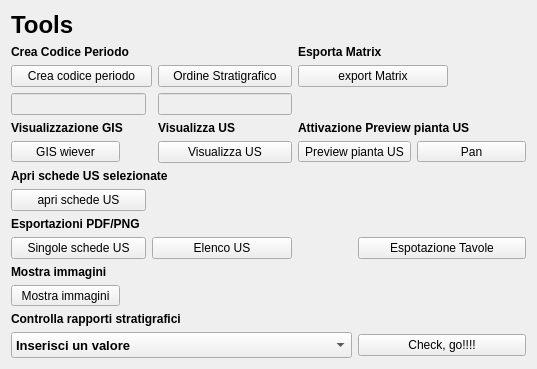
       <widget class="QWidget" name="tab_4">
        <attribute name="title">
         <string>Tools</string>
        </attribute>
        <layout class="QGridLayout" name="gridLayout_8">
         <item row="0" column="0">
          <widget class="QLabel" name="label_36">
           <property name="font">
            <font>
             <pointsize>18</pointsize>
             <weight>75</weight>
             <bold>true</bold>
            </font>
           </property>
           <property name="text">
            <string>Tools</string>
           </property>
          </widget>
         </item>
         <item row="1" column="0">
          <widget class="QLabel" name="label_47">
           <property name="font">
            <font>
             <weight>75</weight>
             <bold>true</bold>
            </font>
           </property>
           <property name="text">
            <string>Crea Codice Periodo</string>
           </property>
          </widget>
         </item>
         <item row="1" column="3" colspan="2">
          <widget class="QLabel" name="label_45">
           <property name="font">
            <font>
             <weight>75</weight>
             <bold>true</bold>
            </font>
           </property>
           <property name="text">
            <string>Esporta Matrix</string>
           </property>
          </widget>
         </item>
         <item row="2" column="0" colspan="2">
          <widget class="QPushButton" name="pushButton_crea_codice_periodo">
           <property name="maximumSize">
            <size>
             <width>150</width>
             <height>16777215</height>
            </size>
           </property>
           <property name="font">
            <font>
             <pointsize>9</pointsize>
            </font>
           </property>
           <property name="toolTip">
            <string>Show Selcted Features</string>
           </property>
           <property name="text">
            <string>Crea codice periodo</string>
           </property>
           <property name="icon">
            <iconset>
             <normaloff>:/images/sheet.png</normaloff>:/images/sheet.png</iconset>
           </property>
          </widget>
         </item>
         <item row="2" column="2">
          <widget class="QPushButton" name="pushButton_orderLayers">
           <property name="font">
            <font>
             <pointsize>9</pointsize>
            </font>
           </property>
           <property name="text">
            <string>Ordine Stratigrafico</string>
           </property>
          </widget>
         </item>
         <item row="2" column="3" colspan="3">
          <widget class="QPushButton" name="pushButton_export_matrix">
           <property name="maximumSize">
            <size>
             <width>150</width>
             <height>16777215</height>
            </size>
           </property>
           <property name="font">
            <font>
             <pointsize>9</pointsize>
            </font>
           </property>
           <property name="toolTip">
            <string>Export PDF</string>
           </property>
           <property name="text">
            <string>export Matrix</string>
           </property>
           <property name="icon">
            <iconset>
             <normaloff>:/images/sheet.png</normaloff>:/images/sheet.png</iconset>
           </property>
          </widget>
         </item>
         <item row="3" column="0">
          <widget class="QLineEdit" name="lineEdit_codice_periodo">
           <property name="enabled">
            <bool>false</bool>
           </property>
          </widget>
         </item>
         <item row="3" column="2">
          <widget class="QLineEdit" name="lineEditOrderLayer">
           <property name="enabled">
            <bool>false</bool>
           </property>
          </widget>
         </item>
         <item row="4" column="0">
          <widget class="QLabel" name="label_38">
           <property name="font">
            <font>
             <weight>75</weight>
             <bold>true</bold>
            </font>
           </property>
           <property name="text">
            <string>Visualizzazione GIS</string>
           </property>
          </widget>
         </item>
         <item row="4" column="2">
          <widget class="QLabel" name="label_46">
           <property name="font">
            <font>
             <weight>75</weight>
             <bold>true</bold>
            </font>
           </property>
           <property name="text">
            <string>Visualizza US</string>
           </property>
          </widget>
         </item>
         <item row="4" column="3" colspan="3">
          <widget class="QLabel" name="label_39">
           <property name="font">
            <font>
             <weight>75</weight>
             <bold>true</bold>
            </font>
           </property>
           <property name="text">
            <string>Attivazione Preview pianta US</string>
           </property>
          </widget>
         </item>
         <item row="5" column="0">
          <widget class="QToolButton" name="toolButtonGis">
           <property name="minimumSize">
            <size>
             <width>109</width>
             <height>0</height>
            </size>
           </property>
           <property name="toolTip">
            <string/>
           </property>
           <property name="text">
            <string>GIS wiever</string>
           </property>
           <property name="icon">
            <iconset>
             <normaloff>:/images/GIS.png</normaloff>:/images/GIS.png</iconset>
           </property>
           <property name="shortcut">
            <string>Ctrl+G</string>
           </property>
           <property name="checkable">
            <bool>true</bool>
           </property>
           <property name="checked">
            <bool>false</bool>
           </property>
           <property name="toolButtonStyle">
            <enum>Qt::ToolButtonTextOnly</enum>
           </property>
           <property name="arrowType">
            <enum>Qt::NoArrow</enum>
           </property>
          </widget>
         </item>
         <item row="5" column="2">
          <widget class="QPushButton" name="pushButton_showLayer">
           <property name="font">
            <font>
             <pointsize>9</pointsize>
            </font>
           </property>
           <property name="toolTip">
            <string>Show Selcted Features</string>
           </property>
           <property name="text">
            <string>Visualizza US</string>
           </property>
           <property name="icon">
            <iconset>
             <normaloff>:/images/sheet.png</normaloff>:/images/sheet.png</iconset>
           </property>
          </widget>
         </item>
         <item row="5" column="3" colspan="2">
          <widget class="QToolButton" name="toolButtonPreview">
           <property name="toolTip">
            <string/>
           </property>
           <property name="text">
            <string>Preview pianta US</string>
           </property>
           <property name="icon">
            <iconset>
             <normaloff>:/images/GIS.png</normaloff>:/images/GIS.png</iconset>
           </property>
           <property name="shortcut">
            <string>Ctrl+G</string>
           </property>
           <property name="checkable">
            <bool>true</bool>
           </property>
           <property name="checked">
            <bool>false</bool>
           </property>
           <property name="toolButtonStyle">
            <enum>Qt::ToolButtonTextOnly</enum>
           </property>
           <property name="arrowType">
            <enum>Qt::NoArrow</enum>
           </property>
          </widget>
         </item>
         <item row="5" column="5">
          <widget class="QToolButton" name="toolButtonPan">
           <property name="minimumSize">
            <size>
             <width>109</width>
             <height>0</height>
            </size>
           </property>
           <property name="toolTip">
            <string>Pan tool</string>
           </property>
           <property name="text">
            <string>Pan</string>
           </property>
           <property name="icon">
            <iconset>
             <normaloff>:/images/mActionPan.png</normaloff>:/images/mActionPan.png</iconset>
           </property>
           <property name="shortcut">
            <string>Ctrl+G</string>
           </property>
           <property name="checkable">
            <bool>true</bool>
           </property>
           <property name="checked">
            <bool>false</bool>
           </property>
           <property name="toolButtonStyle">
            <enum>Qt::ToolButtonTextOnly</enum>
           </property>
           <property name="arrowType">
            <enum>Qt::NoArrow</enum>
           </property>
          </widget>
         </item>
         <item row="6" column="0" colspan="3">
          <widget class="QLabel" name="label_40">
           <property name="font">
            <font>
             <weight>75</weight>
             <bold>true</bold>
            </font>
           </property>
           <property name="text">
            <string>Apri schede US selezionate</string>
           </property>
          </widget>
         </item>
         <item row="7" column="0">
          <widget class="QPushButton" name="pushButton_showSelectedFeatures">
           <property name="font">
            <font>
             <pointsize>9</pointsize>
            </font>
           </property>
           <property name="toolTip">
            <string>Show Selcted Features</string>
           </property>
           <property name="text">
            <string>apri schede US</string>
           </property>
           <property name="icon">
            <iconset>
             <normaloff>:/images/sheet.png</normaloff>:/images/sheet.png</iconset>
           </property>
          </widget>
         </item>
         <item row="8" column="0" colspan="2">
          <widget class="QLabel" name="label_41">
           <property name="font">
            <font>
             <weight>75</weight>
             <bold>true</bold>
            </font>
           </property>
           <property name="text">
            <string>Esportazioni PDF/PNG</string>
           </property>
          </widget>
         </item>
         <item row="9" column="0">
          <widget class="QPushButton" name="pushButton_pdf_exp">
           <property name="font">
            <font>
             <pointsize>9</pointsize>
            </font>
           </property>
           <property name="toolTip">
            <string>Export PDF</string>
           </property>
           <property name="text">
            <string>Singole schede US</string>
           </property>
           <property name="icon">
            <iconset>
             <normaloff>:/images/sheet.png</normaloff>:/images/sheet.png</iconset>
           </property>
          </widget>
         </item>
         <item row="9" column="1" colspan="2">
          <widget class="QPushButton" name="pushButton_exp_index_us">
           <property name="font">
            <font>
             <pointsize>9</pointsize>
            </font>
           </property>
           <property name="text">
            <string>Elenco US</string>
           </property>
           <property name="icon">
            <iconset>
             <normaloff>:/images/sheet.png</normaloff>:/images/sheet.png</iconset>
           </property>
          </widget>
         </item>
         <item row="10" column="0">
          <widget class="QLabel" name="label_44">
           <property name="font">
            <font>
             <weight>75</weight>
             <bold>true</bold>
            </font>
           </property>
           <property name="text">
            <string>Mostra immagini</string>
           </property>
          </widget>
         </item>
         <item row="11" column="0">
          <widget class="QToolButton" name="toolButtonPreviewMedia">
           <property name="minimumSize">
            <size>
             <width>109</width>
             <height>0</height>
            </size>
           </property>
           <property name="text">
            <string>Mostra immagini</string>
           </property>
           <property name="icon">
            <iconset>
             <normaloff>:/images/photo.png</normaloff>:/images/photo.png</iconset>
           </property>
           <property name="checkable">
            <bool>true</bool>
           </property>
          </widget>
         </item>
         <item row="12" column="0" colspan="3">
          <widget class="QLabel" name="label_70">
           <property name="font">
            <font>
             <weight>75</weight>
             <bold>true</bold>
            </font>
           </property>
           <property name="text">
            <string>Controlla rapporti stratigrafici</string>
           </property>
          </widget>
         </item>
         <item row="13" column="0" colspan="4">
          <widget class="QComboBox" name="comboBox_sito_rappcheck">
           <property name="enabled">
            <bool>true</bool>
           </property>
           <property name="minimumSize">
            <size>
             <width>341</width>
             <height>26</height>
            </size>
           </property>
           <property name="font">
            <font>
             <pointsize>10</pointsize>
             <weight>75</weight>
             <bold>true</bold>
            </font>
           </property>
           <property name="mouseTracking">
            <bool>true</bool>
           </property>
           <property name="editable">
            <bool>false</bool>
           </property>
           <property name="maxVisibleItems">
            <number>99999</number>
           </property>
           <property name="maxCount">
            <number>2147483647</number>
           </property>
           <item>
            <property name="text">
             <string>Inserisci un valore</string>
            </property>
           </item>
          </widget>
         </item>
         <item row="13" column="4" colspan="2">
          <widget class="QPushButton" name="pushButton_rapp_check">
           <property name="font">
            <font>
             <pointsize>9</pointsize>
            </font>
           </property>
           <property name="toolTip">
            <string>Export PDF</string>
           </property>
           <property name="text">
            <string>Check, go!!!!</string>
           </property>
           <property name="icon">
            <iconset>
             <normaloff>:/images/sheet.png</normaloff>:/images/sheet.png</iconset>
           </property>
          </widget>
         </item>
         <item row="9" column="4" colspan="2">
          <widget class="QPushButton" name="pushButton_exp_tavole">
           <property name="text">
            <string>Espotazione Tavole</string>
           </property>
          </widget>
         </item>
        </layout>
       </widget>
